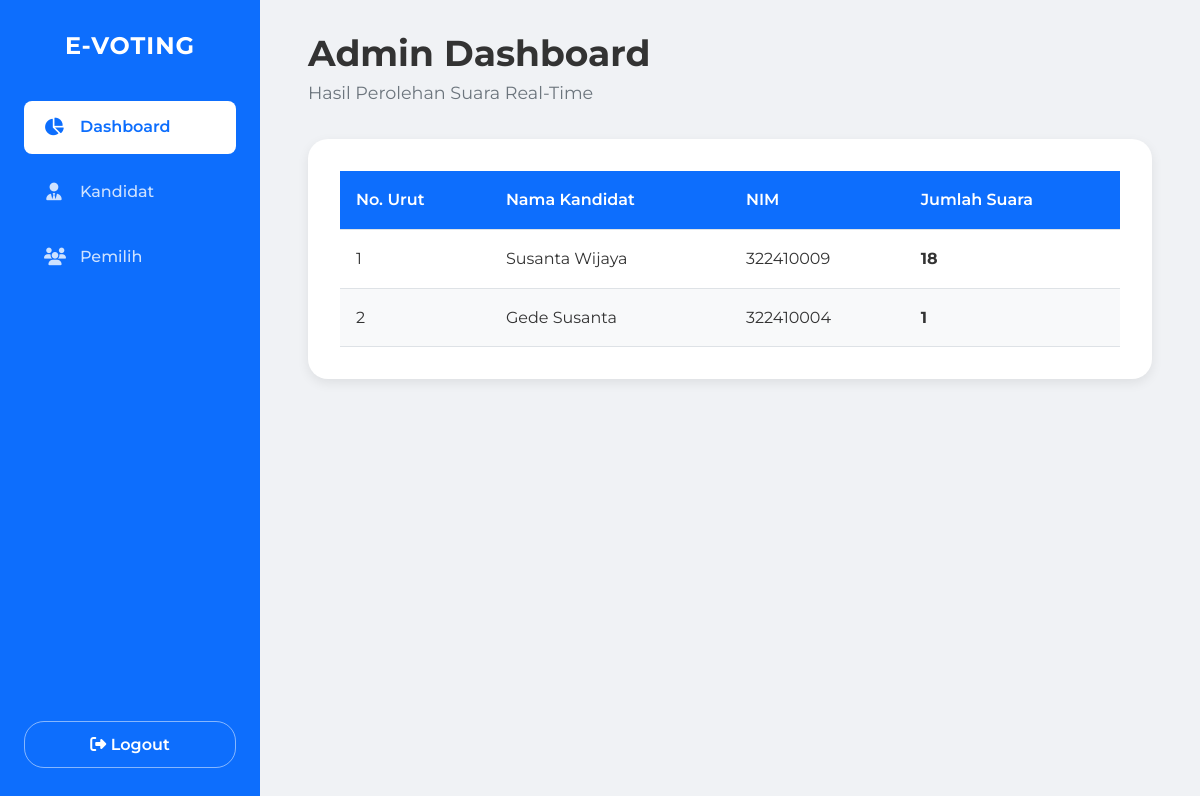
The app's page /admin/index.php (signed in) with its own data.
### tables this page shows
CREATE TABLE `kandidat` (
  `id_kandidat` int(11) NOT NULL,
  `nomor_urut` int(5) NOT NULL,
  `nama_lengkap` varchar(255) NOT NULL,
  `nim` varchar(20) NOT NULL,
  `fakultas` varchar(100) NOT NULL,
  `program_studi` varchar(100) NOT NULL,
  `foto` varchar(255) NOT NULL,
  `visi` text NOT NULL,
  `misi` text NOT NULL
);

### admin/index.php (the view, shortened to what this page needs)
<?php
require_once __DIR__ . '/../config/koneksi.php';
$path_prefix = '../';
?>
<!DOCTYPE html>
<html lang="id">
<head>
    <link rel="stylesheet" href="https://cdnjs.cloudflare.com/ajax/libs/font-awesome/6.5.2/css/all.min.css">
    <link rel="stylesheet" href="<?php echo $path_prefix; ?>assets/css/style.css">
</head>
<body class="admin-page-body">
<div class="admin-layout">
    <aside class="admin-sidebar">
        <h1 class="admin-sidebar-title">E-VOTING</h1>
        <nav class="admin-nav">
            <a href="index.php" class="active"><i class="fa-solid fa-chart-pie"></i> Dashboard</a>
            <a href="kandidat.php"><i class="fa-solid fa-user-tie"></i> Kandidat</a>
            <a href="pemilih.php"><i class="fa-solid fa-users"></i> Pemilih</a>
        </nav>
        <div class="admin-sidebar-footer">
            <a href="<?php echo $path_prefix; ?>logout.php" class="btn btn-nav">
                <i class="fa-solid fa-right-from-bracket"></i> Logout
            </a>
        </div>
    </aside>
    <main class="admin-main-content">
        <div class="page-header">
            <h1>Admin Dashboard</h1>
            <p>Hasil Perolehan Suara Real-Time</p>
        </div>
        <div class="content-card">
            <div class="table-responsive-wrapper">
                <table class="data-table">
                    <thead>
                        <tr>
                            <th>No. Urut</th>
                            <th>Nama Kandidat</th>
                            <th>NIM</th>
                            <th>Jumlah Suara</th>
                        </tr>
                    </thead>
                    <tbody>
                        <?php
                        $query = "SELECT k.*, COUNT(s.id_suara) as jumlah_suara
                                    FROM kandidat k
                                    LEFT JOIN suara s ON k.id_kandidat = s.id_kandidat
                                    GROUP BY k.id_kandidat
                                    ORDER BY k.nomor_urut ASC";
                        $result = mysqli_query($koneksi, $query);
                        while ($data = mysqli_fetch_assoc($result)) :
                        ?>
                            <tr>
                                <td><?php echo htmlspecialchars($data['nomor_urut']); ?></td>
                                <td><?php echo htmlspecialchars($data['nama_lengkap']); ?></td>
                                <td><?php echo htmlspecialchars($data['nim']); ?></td>
                                <td><strong><?php echo htmlspecialchars($data['jumlah_suara']); ?></strong></td>
                            </tr>
                        <?php endwhile; ?>
                    </tbody>
                </table>
            </div>
        </div>
    </main>
</div>
</body>
</html>

### assets/css/style.css (style rules this page uses)
:root { --primary-color: #0d6efd; --primary-hover: #0b5ed7; --success-color: #198754; --danger-color: #dc3545; --light-color: #f8f9fa; --text-color: #333; --border-color: #dee2e6; --body-bg: #f0f2f5; --card-bg: #ffffff; --shadow: 0 4px 12px rgba(0, 0, 0, 0.08); --border-radius: 20px; }
*, *::before, *::after { box-sizing: border-box; margin: 0; padding: 0; }
html { font-size: 16px; }
body { font-family: 'Montserrat', sans-serif; background-color: var(--body-bg); color: var(--text-color); line-height: 1.6; }
a { color: var(--primary-color); text-decoration: none; transition: color 0.2s ease-in-out; }
h1, h2, h3, h4, h5, h6 { margin-bottom: 0.75rem; font-weight: 600; line-height: 1.2; }
.admin-page-body .admin-layout { display: flex; width: 100%; min-height: 100vh; }
.admin-page-body .admin-sidebar { position: fixed; top: 0; left: 0; bottom: 0; width: 260px; z-index: 1000; background-color: var(--primary-color); color: #fff; padding: 2rem 1.5rem; display: flex; flex-direction: column; flex-shrink: 0; }
.admin-page-body .admin-sidebar-title { font-size: 1.5rem; text-align: center; margin-bottom: 2.5rem; letter-spacing: 1px; font-weight: 700; }
.admin-page-body .admin-nav { display: flex; flex-direction: column; gap: 0.75rem; flex-grow: 1; }
.admin-page-body .admin-nav a { display: flex; align-items: center; padding: 0.85rem 1.25rem; border-radius: 8px; color: rgba(255, 255, 255, 0.8); font-weight: 500; transition: background-color 0.2s, color 0.2s; }
.admin-page-body .admin-nav a.active { background-color: #fff; color: var(--primary-color); font-weight: 600; }
.admin-page-body .admin-nav i { margin-right: 1rem; width: 20px; text-align: center; font-size: 1.1rem; }
.admin-page-body .admin-sidebar-footer .btn-nav { width: 100%; border: 1px solid rgba(255, 255, 255, 0.5); color: rgb(255, 255, 255); background-color: transparent; }
.admin-page-body .admin-main-content { flex-grow: 1; padding: 2rem 3rem; overflow-y: auto; margin-left: 260px; }
.admin-page-body .admin-main-content .page-header { border: none; padding-bottom: 0; margin-bottom: 2rem; }
.admin-page-body .admin-main-content .page-header h1 { font-size: 2.25rem; font-weight: 700; }
.admin-page-body .admin-main-content .page-header p { color: #6c757d; margin-top: -0.5rem; font-size: 1.1rem; }
.admin-page-body .admin-main-content .content-card { background: var(--card-bg); padding: 2rem; border-radius: var(--border-radius); box-shadow: var(--shadow); margin-bottom: 1.5rem; }
.admin-page-body .admin-main-content .data-table thead th { background-color: var(--primary-color); color: white; font-weight: 600; font-size: 1rem; }
.btn { display: inline-block; padding: 0.6rem 1.2rem; font-size: 1rem; font-weight: 600; text-align: center; border: 1px solid transparent; border-radius: var(--border-radius); cursor: pointer; transition: all 0.2s ease-in-out; }
.data-table { width: 100%; border-collapse: collapse; }
.data-table th, .data-table td { padding: 1rem; text-align: left; border-bottom: 1px solid var(--border-color); }
.data-table tbody tr:nth-child(even) { background-color: var(--light-color); }

### records on screen
kandidat: nomor_urut "1", nama_lengkap "Susanta Wijaya", nim "322410009", jumlah_suara "18"
kandidat: nomor_urut "2", nama_lengkap "Gede Susanta", nim "322410004", jumlah_suara "1"
